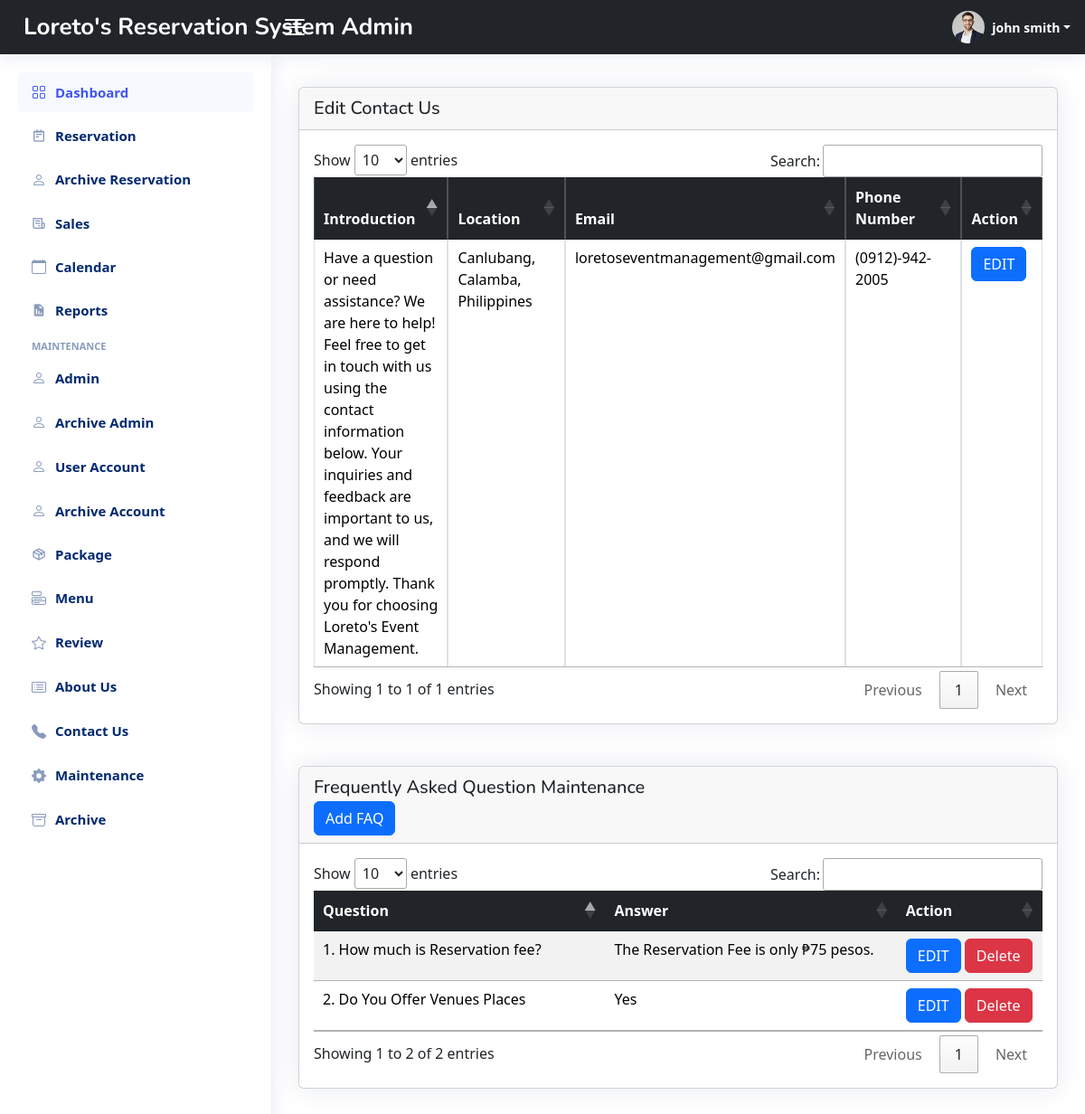
Screenshot of /admin/maintenance/contact.php (signed in) with the database file from the repository.
### tables this page shows
CREATE TABLE `tbl_maintenance` (
  `id` int(11) NOT NULL,
  `titlepage` varchar(255) NOT NULL,
  `navcolor` varchar(255) NOT NULL,
  `bgcolor` varchar(255) NOT NULL,
  `image` varchar(255) NOT NULL
);

CREATE TABLE `tbl_contact` (
  `id` int(11) NOT NULL,
  `Intro` varchar(1000) NOT NULL,
  `Location` varchar(255) NOT NULL,
  `Email` varchar(255) NOT NULL,
  `Phone` varchar(255) NOT NULL
);

CREATE TABLE `tbl_faq` (
  `id` int(11) NOT NULL,
  `question` varchar(255) NOT NULL,
  `answer` varchar(255) NOT NULL
);

### admin/functions/myfunctions.php (called while the page is built, shortened)
<?php
include '../connect.php';
function getAll($table)
{
    global $con;
    $query = "SELECT * FROM $table";
    return $query_run = mysqli_query($con, $query);
}
?>

### admin/maintenance/contact.php (the view, shortened to what this page needs)
<?php include('../include/header.php');?>
<main id="main" class="main">
    <section class="section mt-3">
        <div class="row">
            <div class="col-md-12">
                <div class="card">
                    <div class="card-header">
                        <h5 class="modal-title">Edit Contact Us</h5>
                    </div>
                    <div class="card-body">
                        <table id="datatable" class="table table-bordered table-stripe" style="width: 100%;">
                            <thead class="table-dark">
                                <tr>
                                    <th width="20%">Introduction</th>
                                    <th width="20%">Location</th>
                                    <th width="30%">Email</th>
                                    <th width="20%">Phone Number</th>
                                    <th width="10%">Action</th>
                                </tr>
                            </thead>
                            <tbody>
                                <?php
                                $contacts = getAll("tbl_contact");
                                if (mysqli_num_rows($contacts) > 0) {
                                    foreach ($contacts as $data) {
                                ?>
                                        <tr>
                                            <td class="limited-width"><?= $data['Intro']; ?></td>
                                            <td><?= $data['Location']; ?></td>
                                            <td><?= $data['Email']; ?></td>
                                            <td><?= $data['Phone']; ?></td>
                                            <td>
                                                <button type="button" class="btn btn-primary" data-bs-toggle="modal" data-bs-target="#editModal">EDIT</button>
                                            </td>
                                        </tr>
                                <?php
                                    }
                                } else {
                                    echo "No Records Found";
                                }
                                ?>
                            </tbody>
                        </table>
                    </div>
                </div>
            </div>
        </div>
    </section>
    <section class="section mt-3">
        <div class="row">
            <div class="col-md-12">
                <div class="card">
                    <div class="card-header">
                        <h5 class="modal-title">Frequently Asked Question Maintenance</h5>
                        <button type="button" class="btn btn-primary" data-bs-toggle="modal" data-bs-target="#AddFAQModal">Add FAQ</button>
                    </div>
                    <div class="card-body">
                        <table id="datatable2" class="table table-striped" style="width: 100%;">
                            <thead class="table-dark">
                                <tr>
                                    <th width="40%">Question</th>
                                    <th width="40%">Answer</th>
                                    <th width="20%">Action</th>
                                </tr>
                            </thead>
                            <tbody>
                                <?php
                                $faq = getAll("tbl_faq");
                                if (mysqli_num_rows($faq) > 0) {
                                    foreach ($faq as $data) {
                                ?>
                                        <tr>
                                            <td><?= $data['question']; ?></td>
                                            <td><?= $data['answer']; ?></td>
                                            <td>
                                                <form action="../code.php" method="post">
                                                    <a href="editfaq.php?id=<?= $data['id']; ?>" class="btn btn-primary">EDIT</a>
                                                    <button type="button" value="<?= $data['id']; ?>" class="btn btn-danger" data-bs-toggle="modal" data-bs-target="#deleteFAQModal">Delete</button>
                                                </form>
                                            </td>
                                        </tr>
                                <?php
                                    }
                                } else {
                                    echo "No Records Found";
                                }
                                ?>
                            </tbody>
                        </table>
                    </div>
                </div>
            </div>
        </div>
    </section>
</main>
<?php include('../include/footer.php'); ?>

### admin/include/header.php (shortened to what this page needs)
<!DOCTYPE html>
<html lang="en">
<head>
    <?php
    include('../functions/myfunctions.php');
    ?>
    <?php
    $maintenance = getAll("tbl_maintenance");
    ?>
    <link href="../assets/vendor/bootstrap/css/bootstrap.min.css" rel="stylesheet">
    <link href="../assets/vendor/bootstrap-icons/bootstrap-icons.css" rel="stylesheet">
    <link href="../assets/vendor/boxicons/css/boxicons.min.css" rel="stylesheet">
    <link href="../assets/vendor/quill/quill.snow.css" rel="stylesheet">
    <link href="../assets/vendor/quill/quill.bubble.css" rel="stylesheet">
    <link href="../assets/vendor/remixicon/remixicon.css" rel="stylesheet">
    <link href="../assets/vendor/simple-datatables/style.css" rel="stylesheet">
    <link href="../assets/css/bootstrap.min.css" rel="stylesheet">
    <link href="../assets/css/style.css" rel="stylesheet">
    <link rel="stylesheet" href="../assets/css/jquery.dataTables.min.css">
    <link rel="stylesheet" href="../assets/css/alertify.min.css" />
    <link rel="stylesheet" href="../assets/css/default.min.css" />
    <link rel="stylesheet" href="//cdn.jsdelivr.net/npm/alertifyjs@1.13.1/build/css/alertify.min.css"/>
    <link rel="stylesheet" href="//cdn.jsdelivr.net/npm/alertifyjs@1.13.1/build/css/themes/bootstrap.min.css"/>
</head>
<body id="page-top">
    <div id="wrapper">
        <?php include '../include/sidebar.php'; ?>

### admin/include/sidebar.php (shortened to what this page needs)
<aside id="sidebar" class="sidebar">
    <ul class="sidebar-nav" id="sidebar-nav">
        <li class="nav-item">
            <a id="link" class="nav-link" href="../login/dashboard.php">
                <i class="bi bi-grid"></i>
                <span>Dashboard</span>
            </a>
        </li>
        <li class="nav-item">
            <a id="link" class="nav-link collapsed" href="../reservation/reservation.php">
                <i class='bx bx-notepad'></i>
                <span>Reservation</span>
            </a>
        </li>
        <li class="nav-item">
            <a id="link" class="nav-link collapsed" href="../archive-reservation/archive.php">
                <i class="bi bi-person"></i>
                <span>Archive Reservation</span>
            </a>
        </li>
        <li class="nav-item">
            <a id="link" class="nav-link collapsed" href="../sales/sales.php">
                <i class='bx bx-receipt'></i>
                <span>Sales</span>
            </a>
        </li>
        <li class="nav-item">
            <a id="link" class="nav-link collapsed" href="../calendar/index.php">
            <i class="bi bi-calendar"></i>
                <span>Calendar</span>
            </a>
        </li>
        <li class="nav-item">
            <a id="link" class="nav-link collapsed" href="../reports/index.php">
                <i class='bx bxs-report'></i>
                <span>Reports</span>
            </a>
        </li>
        <li class="nav-heading">Maintenance</li>
        <li class="nav-item">
            <a id="link" class="nav-link collapsed" href="../admin/admin-user.php">
                <i class="bi bi-person"></i>
                <span>Admin</span>
            </a>
        </li>
        <li class="nav-item">
            <a id="link" class="nav-link collapsed" href="../admin/archive.php">
                <i class="bi bi-person"></i>
                <span>Archive Admin</span>
            </a>
        </li>
        <li class="nav-item">
            <a id="link" class="nav-link collapsed" href="../user_account/user_account.php">
                <i class="bi bi-person"></i>
                <span>User Account  </span>
            </a>
        </li>
        <li class="nav-item">
            <a id="link" class="nav-link collapsed" href="../user_account/archive.php">
                <i class="bi bi-person"></i>
                <span>Archive Account  </span>
            </a>
        </li>
        <li class="nav-item">
            <a id="link" class="nav-link collapsed" href="../package/package.php">
                <i class='bx bx-package' ></i>
                <span>Package</span>
            </a>
        </li>
        <li class="nav-item">
            <a id="link" class="nav-link collapsed" href="../maintenance/menu.php">
                <i class="bi bi-menu-button"></i>
                <span>Menu</span>
            </a>
        </li>
        <li class="nav-item">
            <a id="link" class="nav-link collapsed" href="../maintenance/review.php">
                <i class="bi bi-star"></i>
                <span>Review</span>
            </a>
        </li>
        <li class="nav-item">
            <a id="link" class="nav-link collapsed" href="../maintenance/about.php">
                <i class="bi bi-card-list"></i>
                <span>About Us</span>
            </a>
        </li>
        <li class="nav-item">
            <a id="link" class="nav-link collapsed" href="../maintenance/contact.php">
                <i class="bi bi-telephone-fill"></i>
                <span>Contact Us</span>
            </a>
        </li>
        <li class="nav-item">
            <a  id="link" class="nav-link collapsed" href="../maintenance/maintenance.php">
                <i class="bi bi-gear-fill"></i>
                <span>Maintenance</span>
            </a>
        </li>
        <li class="nav-item">
            <a  id="link" class="nav-link collapsed" href="../archive/archive.php">
                <i class="bi bi-archive"></i>
                <span>Archive</span>
            </a>
        </li>
    </ul>
</aside>
<?php include '../include/top.php'; ?>

### admin/include/top.php (shortened to what this page needs)
<div id="content-wrapper" class="d-flex flex-column">
  <div id="content">
    <header id="header" class="header fixed-top d-flex align-items-center bg-dark">
      <?php
      $maintenance = getAll("tbl_maintenance");
      if (mysqli_num_rows($maintenance) > 0) {
        foreach ($maintenance as $data) {
      ?>
          <div class="d-flex align-items-center justify-content-between">
            <a href="https://loretoscatering.com/" class="logo d-flex align-items-center text-decoration-none">
              <span id="head-color" class="d-none d-lg-block" style="white-space: nowrap;"><?= $data['titlepage'] ?> Admin</span>
            </a>
            <i id="head-color" class="bi bi-list toggle-sidebar-btn"></i>
          </div>
          <?php
        }
      } else {
        echo "No Records Found";
      }
      ?>
      <nav class="header-nav ms-auto">
        <ul class="d-flex align-items-center">
          <li class="nav-item dropdown pe-3">
            <a class="nav-link nav-profile d-flex align-items-center pe-0" href="#" data-bs-toggle="dropdown">
              <img src="../assets/img/profile-img.jpg" alt="Profile" class="rounded-circle">
              <span id="head-color" class="d-none d-md-block dropdown-toggle ps-2"><?php echo $_SESSION["name"]; ?></span>
            </a>
          </li>
        </ul>
      </nav>
    </header>

### admin/include/footer.php (shortened to what this page needs)
</div>
</div>
</body>
</html>

### admin/assets/css/style.css (style rules this page uses)
:root { scroll-behavior: smooth; }
body { font-family: "Open Sans", sans-serif; background: #f6f9ff; color: #444444; }
a { color: #4154f1; text-decoration: none; }
h1, h2, h3, h4, h5, h6 { font-family: "Nunito", sans-serif; }
#main { margin-top: 60px; padding: 20px 30px; transition: all 0.3s; }
.card { margin-bottom: 30px; border: none; border-radius: 5px; box-shadow: 0px 0 30px rgba(1, 41, 112, 0.1); }
.card-header, .card-footer { border-color: #ebeef4; background-color: #fff; color: #798eb3; padding: 15px; }
.card-body { padding: 0 20px 20px 20px; }
.logo { line-height: 1; }
@media (min-width: 1200px) { .logo { width: 280px; } }
.logo span { font-size: 26px; font-weight: 700; color: #012970; font-family: "Nunito", sans-serif; }
.header { transition: all 0.5s; z-index: 997; height: 60px; box-shadow: 0px 2px 20px rgba(1, 41, 112, 0.1); background-color: #fff; padding-left: 20px; }
.header .toggle-sidebar-btn { font-size: 32px; padding-left: 10px; cursor: pointer; color: #012970; }
.header-nav ul { list-style: none; }
.header-nav>ul { margin: 0; padding: 0; }
.header-nav .nav-profile { color: #012970; }
.header-nav .nav-profile img { max-height: 36px; }
.header-nav .nav-profile span { font-size: 14px; font-weight: 600; }
.sidebar { position: fixed; top: 60px; left: 0; bottom: 0; width: 300px; z-index: 996; transition: all 0.3s; padding: 20px; overflow-y: auto; scrollbar-width: thin; scrollbar-color: #aab7cf transparent; box-shadow: 0px 0px 20px rgba(1, 41, 112, 0.1); background-color: #fff; }
@media (min-width: 1200px) { #main, #footer { margin-left: 300px; } }
.sidebar-nav { padding: 0; margin: 0; list-style: none; }
.sidebar-nav li { padding: 0; margin: 0; list-style: none; }
.sidebar-nav .nav-item { margin-bottom: 5px; }
.sidebar-nav .nav-heading { font-size: 11px; text-transform: uppercase; color: #899bbd; font-weight: 600; margin: 10px 0 5px 15px; }
.sidebar-nav .nav-link { display: flex; align-items: center; font-size: 15px; font-weight: 600; color: #4154f1; transition: 0.3; background: #f6f9ff; padding: 10px 15px; border-radius: 4px; }
.sidebar-nav .nav-link i { font-size: 16px; margin-right: 10px; color: #4154f1; }
.sidebar-nav .nav-link.collapsed { color: #012970; background: #fff; }
.sidebar-nav .nav-link.collapsed i { color: #899bbd; }

### admin/include/top.php (style rules this page uses)
#head-color { color: white; }

### rows the page displays
tbl_maintenance: titlepage "Loreto's Reservation System"
tbl_contact: Intro "Have a question or need assistance? We are here to help! Feel free to get in touch with us using the contact information below. Your inquiries and feedback are important to us, and we will respond promptly. Thank you for choosing Loreto's Event Management.", Location "Canlubang, Calamba, Philippines", Email "loretoseventmanagement@gmail.com", Phone "(0912)-942-2005"
tbl_faq: question "1. How much is Reservation fee?", answer "The Reservation Fee is only ₱75 pesos.", $data['id'] 4 (drawn)
tbl_faq: question "2. Do You Offer Venues Places", answer "Yes", $data['id'] 16 (drawn)

### other values shown
$_SESSION["name"] "john smith"
